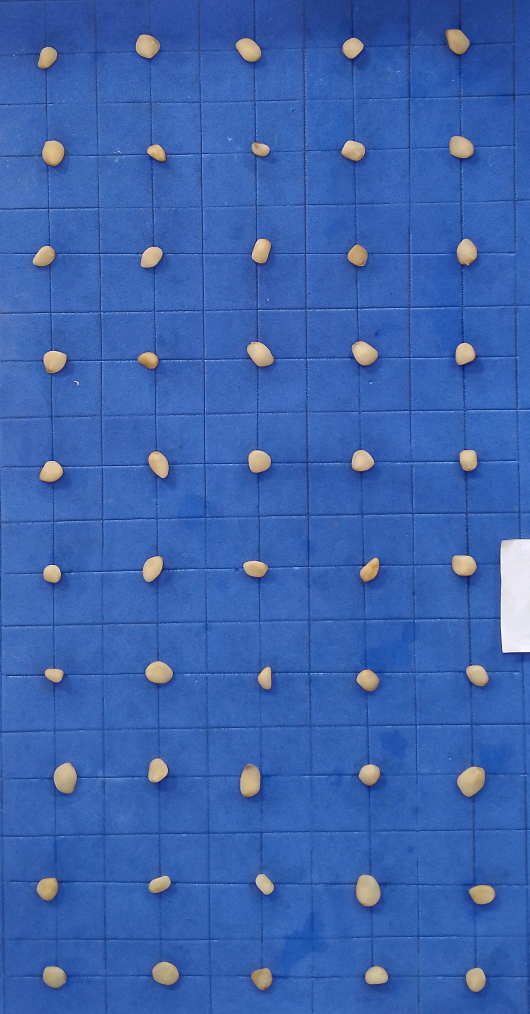
#> input picture data/raw/L10G1.jpg, 1588 x 3042 px (shown at 1/3 size); its folder holds only this picture in this run
$ jupyter execute --allow-errors process_program.ipynb
#> lines starting #> are read from the running program, lines starting #| are printed output that depends on the picture; after the words box and inside, x2 and y2 are one past the last pixel; in counts of white or black regions, pixels touching at a corner belong together
# Image Processing Pipeline for Genipa Seed Digital Phenotyping

This notebook  organizes the image-processing workflow used to crop tray images, detect the calibration square, segment and label seeds, export seed morphometric measurements, crop individual seeds, and optionally convert the blue EVA background to black.

The notebook is intentionally written as a reproducible pipeline: configuration is centralized, functions are reusable, and execution cells are separated from function definitions.

## 1. Imports and Configuration

Adjust only the paths in `ImageProcessingConfig` before running the pipeline. The default layout assumes that raw images are kept outside version control and that derived outputs are written under `outputs/` or `data/processed/`.

[cell 1]
from __future__ import annotations

from dataclasses import dataclass
from pathlib import Path
import re
import shutil
from typing import Iterable

import cv2
import matplotlib.pyplot as plt
import numpy as np
import pandas as pd
from IPython.display import Image, Markdown, display
from sklearn.cluster import KMeans


@dataclass(frozen=True)
class ImageProcessingConfig:
    # Project paths
    project_root: Path
    original_images_dir: Path
    rectified_images_dir: Path
    annotated_images_dir: Path
    individual_seeds_dir: Path
    black_background_dir: Path
    processed_dataset_path: Path
    germination_metadata_path: Path | None = None

    # Blue EVA color interval in HSV
    lower_blue: tuple[int, int, int] = (90, 50, 50)
    upper_blue: tuple[int, int, int] = (130, 255, 255)

    # Morphology and segmentation parameters
    kernel_size: int = 5
    min_area_ratio: float = 0.00021
    max_area_ratio: float = 0.01
    min_width_ratio: float = 0.01
    max_width_ratio: float = 0.08
    min_height_ratio: float = 0.01
    max_height_ratio: float = 0.08
    roi_margin_ratio: float = 0.01

    # Tray layout
    n_rows: int = 10
    n_cols: int = 5
    expected_seed_count: int = 50

    # Reference square
    reference_square_side_cm: float = 2.0

    # Individual seed crop size
    seed_crop_size_cm: float = 2.0


NOTEBOOK_DIR = Path.cwd()
PROJECT_ROOT = NOTEBOOK_DIR.parent if NOTEBOOK_DIR.name == "notebooks" else NOTEBOOK_DIR

CONFIG = ImageProcessingConfig(
    project_root=PROJECT_ROOT,
    original_images_dir=PROJECT_ROOT / "data" / "raw",
    rectified_images_dir=PROJECT_ROOT / "outputs" / "image_processing" / "rectified_tray_images",
    annotated_images_dir=PROJECT_ROOT / "outputs" / "image_processing" / "annotated_tray_images",
    individual_seeds_dir=PROJECT_ROOT / "outputs" / "image_processing" / "individual_seed_images",
    black_background_dir=PROJECT_ROOT / "outputs" / "image_processing" / "germination_black_background",
    processed_dataset_path=PROJECT_ROOT / "data" / "processed" / "image_measurements.csv",
    germination_metadata_path=PROJECT_ROOT / "data" / "processed" / "analytical_dataset.csv",
)

IMAGE_EXTENSIONS = (".png", ".jpg", ".jpeg", ".tif", ".tiff")
KERNEL = np.ones((CONFIG.kernel_size, CONFIG.kernel_size), np.uint8)
LOWER_BLUE = np.array(CONFIG.lower_blue, dtype=np.uint8)
UPPER_BLUE = np.array(CONFIG.upper_blue, dtype=np.uint8)

CONFIG

## 2. General Utilities

[cell 2]
def ensure_directories(config: ImageProcessingConfig = CONFIG) -> None:
    """Create output directories used by the pipeline."""
    for path in [
        config.rectified_images_dir,
        config.annotated_images_dir,
        config.individual_seeds_dir,
        config.black_background_dir,
        config.processed_dataset_path.parent,
    ]:
        path.mkdir(parents=True, exist_ok=True)


def list_images(directory: Path, extensions: tuple[str, ...] = IMAGE_EXTENSIONS) -> list[Path]:
    """Return image files in a directory, sorted by filename."""
    if not directory.exists():
        return []
    return sorted(path for path in directory.iterdir() if path.suffix.lower() in extensions)


def load_image(path: Path) -> np.ndarray:
    """Load an image with OpenCV and fail with a clear message if unavailable."""
    image = cv2.imread(str(path))
    if image is None:
        raise OSError(f"Could not load image: {path}")
    return image


def save_image(path: Path, image: np.ndarray) -> None:
    """Save an image and create its parent directory if needed."""
    path.parent.mkdir(parents=True, exist_ok=True)
    ok = cv2.imwrite(str(path), image)
    if not ok:
        raise OSError(f"Could not save image: {path}")


# [18 lines left out: functions show_bgr_image, preview_saved_image, not called in this run]

## 3. EVA Detection and Perspective Correction

This step detects the blue EVA region and applies a perspective transform so that each tray image behaves like a scanner-aligned image.

[cell 3]
def create_blue_mask(image: np.ndarray) -> np.ndarray:
    """Create a binary mask for the blue EVA background."""
    hsv = cv2.cvtColor(image, cv2.COLOR_BGR2HSV)
    mask = cv2.inRange(hsv, LOWER_BLUE, UPPER_BLUE)
    mask = cv2.morphologyEx(mask, cv2.MORPH_CLOSE, KERNEL)
    mask = cv2.morphologyEx(mask, cv2.MORPH_OPEN, KERNEL)
    return mask


def find_largest_contour(mask: np.ndarray) -> np.ndarray:
    """Find the largest external contour in a binary mask."""
    contours, _ = cv2.findContours(mask, cv2.RETR_EXTERNAL, cv2.CHAIN_APPROX_SIMPLE)
    if not contours:
        raise ValueError("No contour found in mask.")
    return max(contours, key=cv2.contourArea)


def approximate_to_quadrilateral(contour: np.ndarray) -> np.ndarray:
    """Approximate a contour to four points, falling back to minAreaRect."""
    epsilon = 0.02 * cv2.arcLength(contour, True)
    approx = cv2.approxPolyDP(contour, epsilon, True)
    if len(approx) != 4:
        approx = cv2.boxPoints(cv2.minAreaRect(contour)).astype(np.intp)
    return approx


def order_points(points: np.ndarray) -> np.ndarray:
    """Order four points as top-left, top-right, bottom-right, bottom-left."""
    pts = points.reshape(4, 2)
    rect = np.zeros((4, 2), dtype="float32")

    point_sum = pts.sum(axis=1)
    rect[0] = pts[np.argmin(point_sum)]
    rect[2] = pts[np.argmax(point_sum)]

    point_diff = np.diff(pts, axis=1)
    rect[1] = pts[np.argmin(point_diff)]
    rect[3] = pts[np.argmax(point_diff)]
    return rect


def perspective_transform(image: np.ndarray, corners: np.ndarray) -> np.ndarray:
    """Apply perspective correction from ordered quadrilateral corners."""
    width_a = np.linalg.norm(corners[2] - corners[3])
    width_b = np.linalg.norm(corners[1] - corners[0])
    height_a = np.linalg.norm(corners[1] - corners[2])
    height_b = np.linalg.norm(corners[0] - corners[3])

    width = int(max(width_a, width_b))
    height = int(max(height_a, height_b))
    destination = np.array(
        [[0, 0], [width - 1, 0], [width - 1, height - 1], [0, height - 1]],
        dtype="float32",
    )
    matrix = cv2.getPerspectiveTransform(corners, destination)
    return cv2.warpPerspective(image, matrix, (width, height))


def rectify_tray_image(image: np.ndarray) -> np.ndarray:
    """Crop the EVA area and correct perspective."""
    mask = create_blue_mask(image)
    contour = find_largest_contour(mask)
    quadrilateral = approximate_to_quadrilateral(contour)
    corners = order_points(quadrilateral)
    return perspective_transform(image, corners)


def rectify_image_directory(config: ImageProcessingConfig = CONFIG) -> pd.DataFrame:
    """Rectify all raw tray images and save them to the configured output directory."""
    ensure_directories(config)
    rows = []
    image_paths = list_images(config.original_images_dir)
    if not image_paths:
        raise FileNotFoundError(f"No images found in {config.original_images_dir}")

    for image_path in image_paths:
        try:
            rectified = rectify_tray_image(load_image(image_path))
#> in load_image, image is the input picture: shape (3042, 1588, 3); mean B, G, R 173.9, 99.7, 59.9
#> in create_blue_mask, `hsv = cv2.cvtColor(image, cv2.COLOR_BGR2HSV)`: hsv: shape (3042, 1588, 3); mean H, S, V 106.7, 171.9, 175.7
#> in create_blue_mask, `mask = cv2.inRange(hsv, LOWER_BLUE, UPPER_BLUE)`:
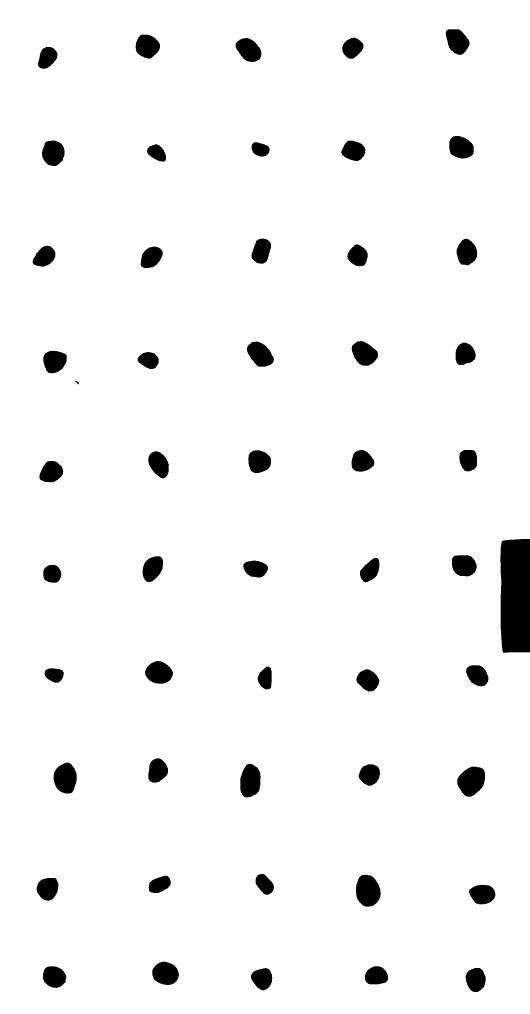
#> mask: shape (3042, 1588) (shown at 1/3 size); 95.9% white; 54 black regions (2 under 20 px), largest, box (x1, y1, x2, y2) and area: (1501, 1617, 1588, 1958) 28791, (1371, 2300, 1455, 2390) 5582, (1068, 2624, 1142, 2720) 5566
#> in create_blue_mask, `mask = cv2.morphologyEx(mask, cv2.MORPH_CLOSE, KERNEL)`: mask: shape (3042, 1588); 95.9% white; 51 black regions
#> in find_largest_contour, `contours, _ = cv2.findContours(mask, cv2.RETR_EXTERNAL, cv2.CHAIN_APPR..`: contours = 1 contour; box (x1, y1, x2, y2) and area: (0, 0, 1588, 3042) 4797199
#> in rectify_tray_image, `contour = find_largest_contour(mask)`: contour = contour of 54 points, box (x1, y1, x2, y2) (0, 0, 1588, 3042), area 4797199
#> in approximate_to_quadrilateral, `epsilon = 0.02 * cv2.arcLength(contour, True)`: epsilon = 188.4
#> in approximate_to_quadrilateral, `approx = cv2.approxPolyDP(contour, epsilon, True)`: approx = [[0, 0], [0, 3041], [1587, 3041], [1587, 0]]
#> in order_points, `point_sum = pts.sum(axis=1)`: point_sum = [0, 3041, 4628, 1587]
#> in order_points, `point_diff = np.diff(pts, axis=1)`: point_diff = [0, 3041, 1454, -1587]
#> in rectify_tray_image, `corners = order_points(quadrilateral)`: corners = [[0, 0], [1587, 0], [1587, 3041], [0, 3041]]
#> in perspective_transform, `width_a = np.linalg.norm(corners[2] - corners[3])`: width_a = 1587
#> in perspective_transform, `height_a = np.linalg.norm(corners[1] - corners[2])`: height_a = 3041
#> in perspective_transform, `width = int(max(width_a, width_b))`: width = 1587
#> in perspective_transform, `height = int(max(height_a, height_b))`: height = 3041
#> in perspective_transform, `destination = np.array( [[0, 0], [width - 1, 0], [width - 1, height - ..`: destination = [[0, 0], [1586, 0], [1586, 3040], [0, 3040]]
#> in perspective_transform, `matrix = cv2.getPerspectiveTransform(corners, destination)`: matrix = [[0.999, 0, 0], [0, 1, 0], [0, 0, 1]]
            output_path = config.rectified_images_dir / image_path.name
            save_image(output_path, rectified)
            rows.append({"image": image_path.name, "status": "ok", "output_path": str(output_path)})
        except Exception as exc:
            rows.append({"image": image_path.name, "status": "error", "message": str(exc)})
    return pd.DataFrame(rows)

## 4. Calibration Square Detection

The white reference square is used to estimate pixels per centimeter. The default side length is 2 cm.

[cell 4]
# [51 lines left out: function detect_reference_square, not called in this run]

## 5. Seed Segmentation, Filtering, and Grid Labeling

[cell 5]
# [112 lines left out: functions remove_blue_background, segment_seeds, circularity, centroid, contour_inside_eva_roi, find_valid_seed_contours and 3 more, not called in this run]

## 6. Analyze One Tray Image

[cell 6]
# [36 lines left out: function analyze_tray_image, not called in this run]


def parse_lot_from_image_name(path: Path) -> str:
    match = re.match(r"L(\d+)", path.stem)
    return match.group(1) if match else path.stem


# [5 lines left out: function extract_lot_sheet_from_filename, not called in this run]

## 7. Batch Processing and Measurement Export

[cell 7]
ANALYSIS_COLUMN_ORDER = [
    "lot",
    "image_id",
    "seed_image",
    "seed_id",
    "grid_row",
    "grid_column",
    "calibration_px_per_cm",
    "area_px",
    "perimeter_px",
    "width_px",
    "height_px",
    "centroid_x_px",
    "centroid_y_px",
    "area_cm2",
    "area_mm2",
    "perimeter_cm",
    "perimeter_mm",
    "width_cm",
    "height_cm",
    "length_mm",
    "width_mm",
    "germination_observed",
    "root_length_mm",
    "germinated_root_gt_35mm",
]


def parse_numeric_series(series: pd.Series) -> pd.Series:
    """Convert numeric text robustly, including comma decimal separators."""
    return pd.to_numeric(series.astype(str).str.replace(",", ".", regex=False), errors="coerce")


# [44 lines left out: functions add_physical_units, load_germination_metadata, add_germination_columns, not called in this run]


def process_rectified_images(config: ImageProcessingConfig = CONFIG) -> pd.DataFrame:
    """Analyze all rectified tray images and export measurements using analysis-ready headers."""
    ensure_directories(config)
    image_paths = list_images(config.rectified_images_dir)

$ run again, on data/raw/L10G17.jpg
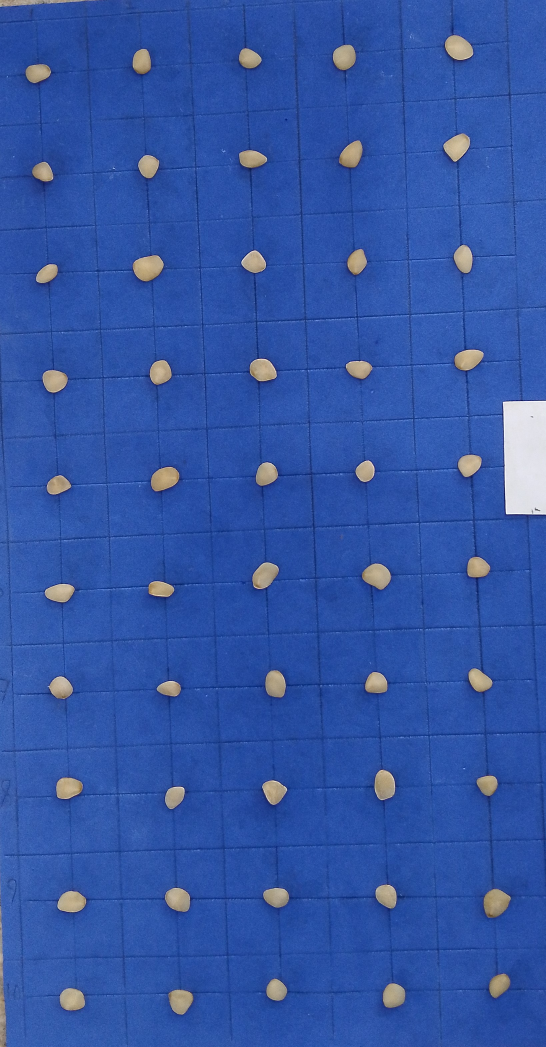
#> input picture data/raw/L10G17.jpg, 1637 x 3140 px (shown at 1/3 size)
#> in load_image, image is the input picture: shape (3140, 1637, 3); mean B, G, R 164.5, 85.4, 50.2
#> hsv: shape (3140, 1637, 3); mean H, S, V 107.8, 181.3, 166
#> in create_blue_mask, `mask = cv2.inRange(hsv, LOWER_BLUE, UPPER_BLUE)`:
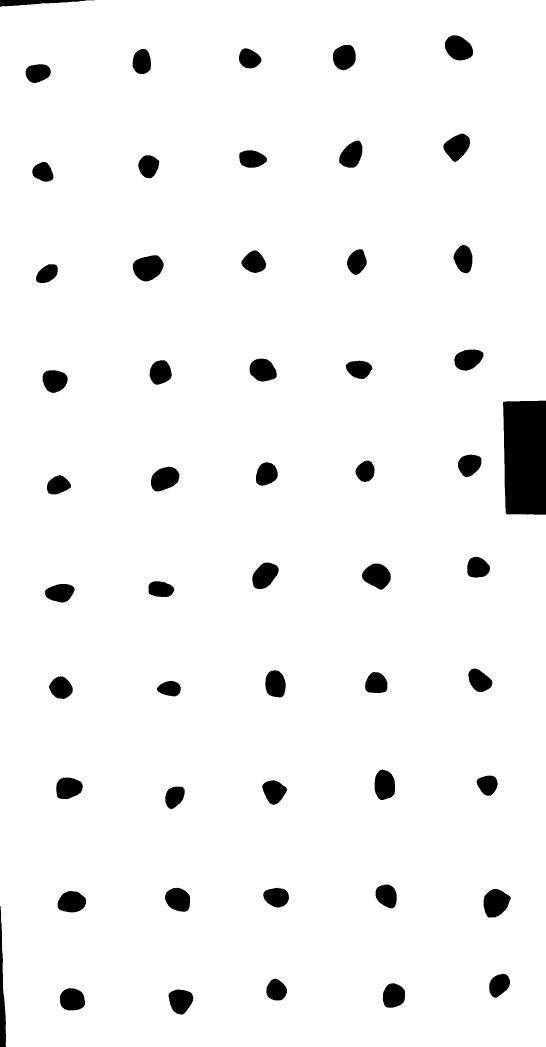
#> mask: shape (3140, 1637) (shown at 1/3 size); 95.5% white; 62 black regions (9 under 20 px), largest, box (x1, y1, x2, y2) and area: (1509, 1202, 1637, 1544) 42138, (398, 766, 491, 844) 5397, (1451, 2667, 1532, 2753) 5106
#> contours = 1 contour; box (x1, y1, x2, y2) and area: (0, 0, 1637, 3140) 5086067
#> contour = contour of 120 points, box (x1, y1, x2, y2) (0, 0, 1637, 3140), area 5086067
#> epsilon = 195.6
#> approx = [[0, 20], [18, 3139], [1636, 3139], [1636, 0]]
#> point_sum = [20, 3157, 4775, 1636]
#> point_diff = [20, 3121, 1503, -1636]
#> corners = [[0, 20], [1636, 0], [1636, 3139], [18, 3139]]
#> width_a = 1618
#> width_b = 1636.1
#> height_a = 3139
#> height_b = 3119.1
#> width = 1636
#> height = 3139
#> destination = [[0, 0], [1635, 0], [1635, 3138], [0, 3138]]
#> matrix = [[1.01, -0.0058, 0.116], [0.0122, 0.995, -19.9], [3.88e-06, -3.55e-06, 1]]
#> in perspective_transform, `return cv2.warpPerspective(image, matrix, (width, height))`:
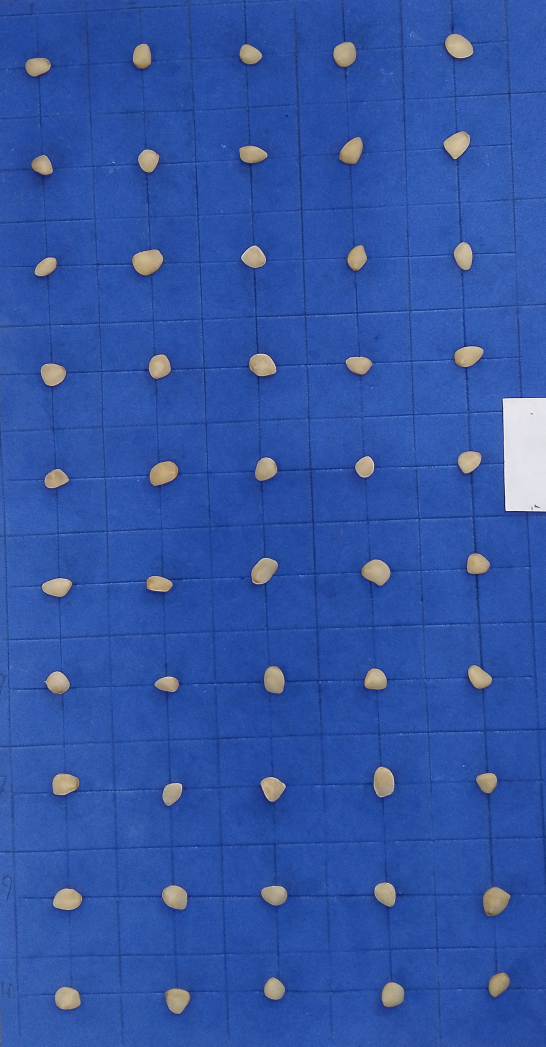
#> returned value: shape (3139, 1636, 3) (shown at 1/3 size); mean of channels 0, 1, 2 164.6, 85.3, 50; drawn as B, G, R

$ run again, on data/raw/L10G20.jpg
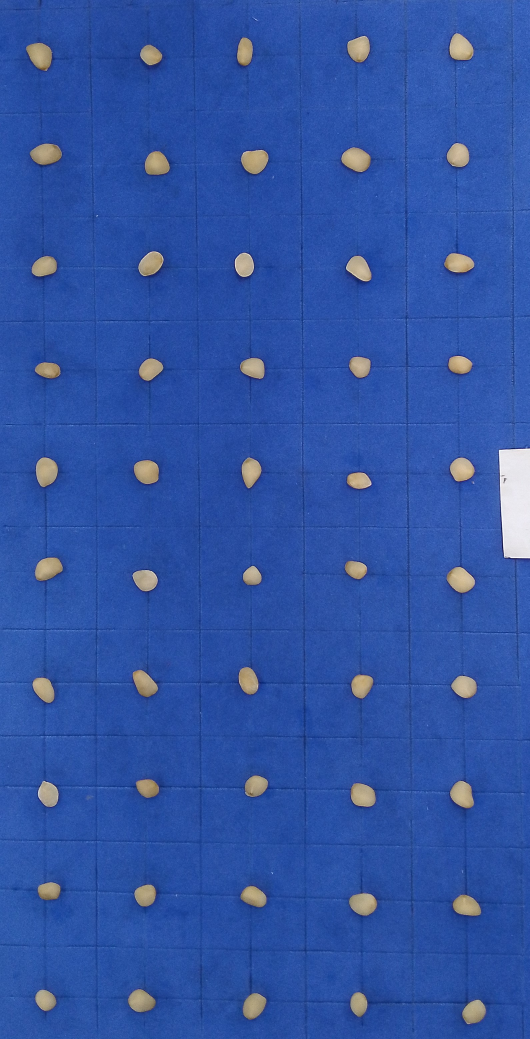
#> input picture data/raw/L10G20.jpg, 1589 x 3117 px (shown at 1/3 size)
#> in load_image, image is the input picture: shape (3117, 1589, 3); mean B, G, R 163.5, 84.1, 48.4
#> hsv: shape (3117, 1589, 3); mean H, S, V 107.7, 183.7, 165.1
#> in create_blue_mask, `mask = cv2.inRange(hsv, LOWER_BLUE, UPPER_BLUE)`:
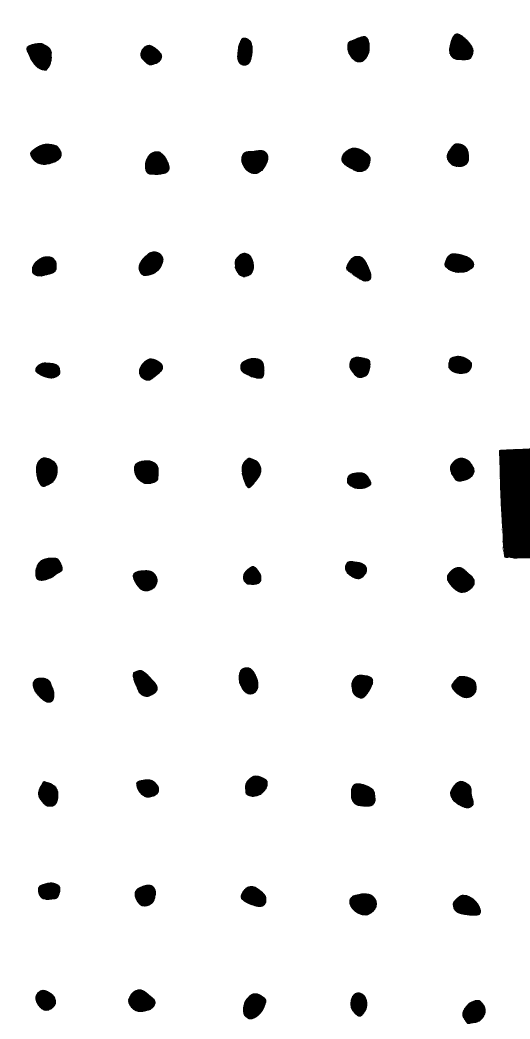
#> mask: shape (3117, 1589) (shown at 1/3 size); 95.7% white; 53 black regions (2 under 20 px), largest, box (x1, y1, x2, y2) and area: (1497, 1345, 1589, 1676) 28103, (1024, 443, 1112, 516) 4768, (79, 129, 156, 212) 4628
#> contours = 1 contour; box (x1, y1, x2, y2) and area: (0, 0, 1589, 3117) 4920052
#> contour = contour of 62 points, box (x1, y1, x2, y2) (0, 0, 1589, 3117), area 4920052
#> epsilon = 191.6
#> approx = [[0, 0], [0, 3116], [1588, 3116], [1588, 0]]
#> point_sum = [0, 3116, 4704, 1588]
#> point_diff = [0, 3116, 1528, -1588]
#> corners = [[0, 0], [1588, 0], [1588, 3116], [0, 3116]]
#> width_a = 1588
#> height_a = 3116
#> width = 1588
#> height = 3116
#> destination = [[0, 0], [1587, 0], [1587, 3115], [0, 3115]]
#> matrix = [[0.999, 0, 0], [0, 1, 0], [9.19e-20, 0, 1]]
